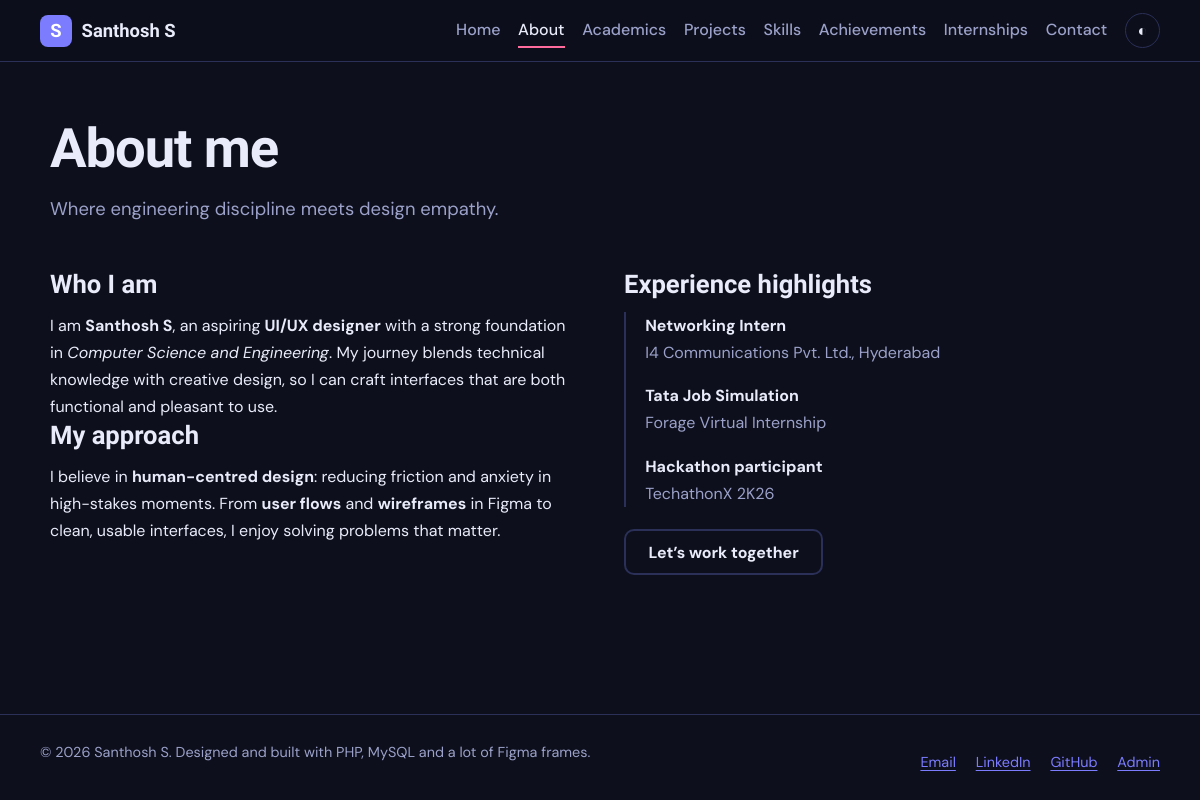
Page /about.php on the committed database.
### tables this page shows
CREATE TABLE internships (
  id INT AUTO_INCREMENT PRIMARY KEY,
  role VARCHAR(150) NOT NULL,
  org VARCHAR(200) NOT NULL,
  period VARCHAR(40) NOT NULL,
  description TEXT,
  sort_order INT NOT NULL DEFAULT 0
);

CREATE TABLE achievements (
  id INT AUTO_INCREMENT PRIMARY KEY,
  title VARCHAR(150) NOT NULL,
  event VARCHAR(200) NOT NULL,
  type VARCHAR(40) NOT NULL,
  description TEXT,
  icon VARCHAR(10) DEFAULT '🏆',
  sort_order INT NOT NULL DEFAULT 0
);

### config.php (called while the page is built, shortened)
<?php
$conn = @new mysqli(DB_HOST, DB_USER, DB_PASS, DB_NAME);
$conn->set_charset('utf8mb4');
function e($v): string { return htmlspecialchars((string)$v, ENT_QUOTES, 'UTF-8'); }
function db_all(string $sql, string $types = '', array $params = []): array {
    global $conn;
    $st = $conn->prepare($sql);
    $st->execute();
    $res = $st->get_result();
    $rows = $res ? $res->fetch_all(MYSQLI_ASSOC) : [];
    return $rows;
}

### about.php (the view, shortened to what this page needs)
<?php
require 'includes/header.php';
$int = db_all('SELECT role, org FROM internships ORDER BY sort_order, id');
$ach = db_all("SELECT title, event, description FROM achievements WHERE type='Hackathon' ORDER BY sort_order LIMIT 1");
?>
<section class="page-head"><h1>About me</h1><p class="lead">Where engineering discipline meets design empathy.</p></section>
<section class="block two-col">
  <div>
    <h2>Who I am</h2>
    <p>I am <strong>Santhosh S</strong>, an aspiring <strong>UI/UX designer</strong> with a strong foundation in <em>Computer Science and Engineering</em>. My journey blends technical knowledge with creative design, so I can craft interfaces that are both functional and pleasant to use.</p>
    <h2>My approach</h2>
    <p>I believe in <strong>human-centred design</strong>: reducing friction and anxiety in high-stakes moments. From <strong>user flows</strong> and <strong>wireframes</strong> in Figma to clean, usable interfaces, I enjoy solving problems that matter.</p>
  </div>
  <div>
    <h2>Experience highlights</h2>
    <ul class="timeline">
      <?php foreach ($int as $i): ?><li><strong><?= e($i['role']) ?></strong><br><span class="muted"><?= e($i['org']) ?></span></li><?php endforeach; ?>
      <?php foreach ($ach as $a): ?><li><strong>Hackathon participant</strong><br><span class="muted"><?= e($a['event']) ?></span></li><?php endforeach; ?>
    </ul>
    <p><a class="btn ghost" href="contact.php">Let’s work together</a></p>
  </div>
</section>
<?php require 'includes/footer.php'; ?>

### assets/css/style.css (style rules this page uses)
:root { --bg: #0d0f1c; --surface: #151833; --line: #2b3058; --text: #e9ebfa; --muted: #9ba1c9; --accent: #7c7cff; --accent-2: #ff6b9d; --ok: #2fd9a8; --danger: #ff5d6c; --font-display: 'Bricolage Grotesque', 'Segoe UI', sans-serif; --font-body: 'DM Sans', 'Segoe UI', system-ui, sans-serif; --r: 14px; }
* { box-sizing: border-box; margin: 0; padding: 0; }
html { scroll-behavior: smooth; }
body { font-family: var(--font-body); background: var(--bg); color: var(--text); line-height: 1.7; min-height: 100vh; display: flex; flex-direction: column; }
a { color: var(--accent); text-underline-offset: 3px; }
h1, h2, h3, .brand { font-family: var(--font-display); line-height: 1.15; }
h1 { font-size: clamp(2.2rem, 5vw, 3.4rem); font-weight: 800; letter-spacing: -.02em; }
h2 { font-size: 1.6rem; font-weight: 700; margin-bottom: .8rem; }
.muted { color: var(--muted); }
.lead { font-size: 1.15rem; color: var(--muted); max-width: 60ch; margin-top: .8rem; }
.page-head { padding: 3.5rem 0 1.2rem; }
.block { padding: 1.6rem 0; }
.two-col { display: grid; grid-template-columns: 1fr 1fr; gap: 3rem; align-items: start; }
.timeline { list-style: none; border-left: 2px solid var(--line); padding-left: 1.2rem; display: grid; gap: 1rem; margin-bottom: 1.4rem; }
.btn { display: inline-block; font: 700 1rem var(--font-body); background: var(--accent); color: #fff; border: 2px solid var(--accent); padding: .65rem 1.4rem; border-radius: 10px; cursor: pointer; text-decoration: none; transition: transform .15s, background .15s; }
.btn.ghost { background: transparent; color: var(--text); border-color: var(--line); }

### rows in the picture
internships: role "Networking Intern", org "I4 Communications Pvt. Ltd., Hyderabad"
internships: role "Tata Job Simulation", org "Forage Virtual Internship"
achievements: event "TechathonX 2K26"

### other values in the picture
$label "Home"
$label "About"
$label "Academics"
$label "Projects"
$label "Skills"
$label "Achievements"
$label "Internships"
$label "Contact"
